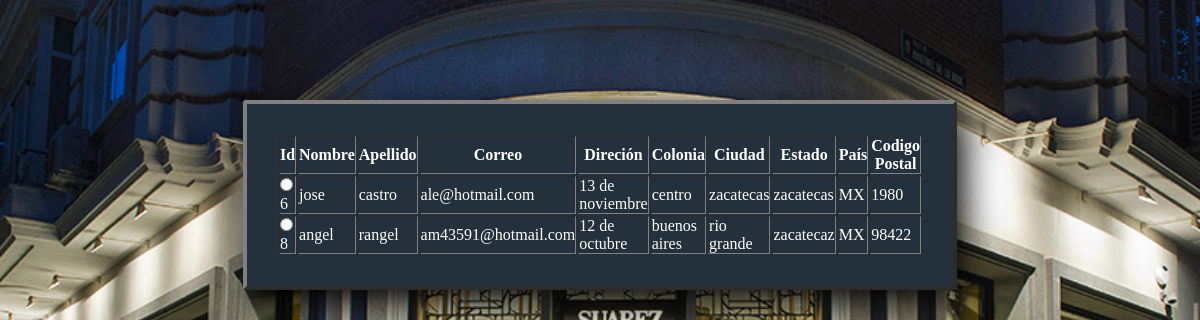
Screenshot of /suarezAdmin/conexion/modificarUsuarios.php with the database file from the repository.
### tables this page shows
CREATE TABLE IF NOT EXISTS `usuario` (
  `idusuario` int NOT NULL AUTO_INCREMENT,
  `nombre` varchar(45) DEFAULT NULL,
  `apellido` varchar(45) DEFAULT NULL,
  `correo` varchar(45) DEFAULT NULL,
  `direcion` varchar(45) DEFAULT NULL,
  `colonia` varchar(45) DEFAULT NULL,
  `ciudad` varchar(45) DEFAULT NULL,
  `estado` varchar(45) DEFAULT NULL,
  `pais` varchar(45) DEFAULT NULL,
  `cp` varchar(45) DEFAULT NULL,
  `tipousuario_idtipousuario` int NOT NULL,
  `contrasena` varchar(45) NOT NULL,
  PRIMARY KEY (`idusuario`),
  KEY `fk_usuario_tipousuario1_idx` (`tipousuario_idtipousuario`)
);

### suarezAdmin/conexion/DAOusuarios.php (called while the page is built, shortened)
<?php
    include_once "conexion.php";
    include_once "usuarios.php";
    class DAOusuarios
    {
		public function listarUsuarios()
		{
			$mysql = new MysqlConector();
			$consulta = "SELECT * FROM usuario WHERE tipousuario_idtipousuario = 1";
			$mysql->conectar();
			$registros = $mysql->ejecutarConsulta($consulta);
	    	$cont = 0;
	    	while ($registro = mysqli_fetch_array($registros)) {
	    		$mUsuario = new Usuarios();
	    		$mUsuario->ponerId($registro['idusuario']);
	    		$mUsuario->ponerNombre($registro['nombre']);
	    		$mUsuario->ponerApellido($registro['apellido']);
	    		$mUsuario->ponerCorreo($registro['correo']);
	    		$mUsuario->ponerDirecion($registro['direcion']);
	    		$mUsuario->PonerColonia($registro['colonia']);
	    		$mUsuario->ponerCiudad($registro['ciudad']);
	    		$mUsuario->ponerEstado($registro['estado']);
	    		$mUsuario->ponerPais($registro['pais']);
	    		$mUsuario->ponerCodigoPostal($registro['cp']);
	    		$this->usuarios[$cont] = $mUsuario;
	    		$cont++;
	    	}
	   		 return $this->usuarios;
		}
    }
?>

### suarezAdmin/conexion/conexion.php (called while the page is built, shortened)
<?php
    class MysqlConector {
	private $servidor;
	private $usuario;
	private $clave;
	private $bd;
	var $conexion;
	function __construct(){
	    $this->servidor = "localhost";
	    $this->usuario = "root";
	    $this->clave = "";
	    $this->bd = "suarezbd";
	}
	public function conectar(){
	    $this->conexion = mysqli_connect($this->servidor, $this->usuario, $this->clave, $this->bd);
	}
	public function ejecutarConsulta($consulta){
	    $resultado = mysqli_query($this->conexion, $consulta) or die (mysqli_error($this->conexion));
	    return $resultado;
	}
	public function desconectar(){
	    $this->conexion = null;
	}
    }
?>

### suarezAdmin/conexion/usuarios.php (called while the page is built, shortened)
<?php
    class Usuarios
    {
		private $id;
		private $nombre;
		private $apellido;
		private $correo;
		private $direcion;
		private $colonia;
		private $ciudad;
		private $estado;
		private $pais;
		private $codigoPostal;
		function __construct()
		{
		    $this->id = 0;
		    $this->nombre = null;
		    $this->apellido = null;
		    $this->correo = null;
		    $this->direcion = null;
		    $this->colonia = null;
		    $this->ciudad = null;
		    $this->estado = null;
		    $this->pais = null;
		    $this->codigoPostal = null;
		}
		public function obtenerId()
		{
		    return $this->id;
		}
		public function ponerId($nuevoId)
		{
		    $this->id = $nuevoId;
		}
		public function obtenerNombre()
		{
		    return $this->nombre;
		}
		public function ponerNombre($nuevoNombre)
		{
		    $this->nombre = $nuevoNombre;
		}
		public function obtenerApellido()
		{
			return $this->apellido;
		}
		public function ponerApellido($nuevoApellido)
		{
			$this->apellido = $nuevoApellido;
		}
		public function obtenerCorreo()
		{
		    return $this->correo;
		}
		public function ponerCorreo($nuevoCorreo)
		{
		    $this->correo = $nuevoCorreo;
		}
		public function obtenerDirecion()
		{
			return $this->direcion;
		}
		public function ponerDirecion($nuevaDirecion)
		{
			$this->direcion = $nuevaDirecion;
		}
		public function obtenerColonia()
		{
			return $this->colonia;
		}
		public function ponerColonia($nuevaColonia)
		{
			$this->colonia = $nuevaColonia;
		}
		public function obtenerCiudad()
		{
			return $this->ciudad;
		}
		public function ponerCiudad($nuevaCiudad)
		{
			$this->ciudad = $nuevaCiudad;
		}
		public function obtenerEstado()
		{
			return $this->estado;
		}
		public function ponerEstado($nuevoEstado)
		{
			$this->estado = $nuevoEstado;
		}
		public function obtenerPais()
		{
			return $this->pais;
		}
		public function ponerPais($nuevoPais)
		{
			$this->pais = $nuevoPais;
		}
		public function obtenerCodigoPostal()
		{
			return $this->codigoPostal;
		}
		public function ponerCodigoPostal($nuevoCodigoPostal)
		{
			$this->codigoPostal = $nuevoCodigoPostal;
		}
    }
?>

### suarezAdmin/conexion/modificarUsuarios.php (the view, shortened to what this page needs)
<!DOCTYPE html>
<HTML lang="en">
    <HEAD>
		<link rel="stylesheet" type="text/css" href="forms.css">
    </head>
    <BODY>
	<?php
	include_once "DAOusuarios.php";
	include_once "usuarios.php";
	if(!isset($_GET['id'])){
	    $daoUsuarios = new DAOusuarios();
	    $usuarios = $daoUsuarios->listarUsuarios();
	    ?>
	<FORM method='GET' action='modificarUsuarios.php' name="modificarUsuarios" onsubmit="return ValidarUsuarios2();">
		<?php
	    echo "<TABLE class='registro' border='4'>";
	    	?>
			<tr>
				<th>Id</th>
				<th>Nombre</th>
				<th>Apellido</th>
				<th>Correo</th>
				<th>Direci&oacute;n</th>
				<th>Colonia</th>
				<th>Ciudad</th>
				<th>Estado</th>
				<th>Pa&iacute;s</th>
				<th>Codigo Postal</th>
			</tr>
		<?php
	    for($i=0; $i < count($usuarios); $i++){
		$c = $usuarios[$i];
		echo "<TR>";
		echo "<TD><INPUT type='radio' onclick='mostrar();' name='id' value='".$c->obtenerId()."'>".$c->obtenerId()."</td>
			<TD>".
				$c->obtenerNombre()."
			</td>
			<TD>
				".$c->obtenerApellido()."
			</td>
			<TD>
				".$c->obtenerCorreo()."
			</td>
			<TD>
				".$c->obtenerDirecion()."
			</td>
			<TD>
				".$c->obtenerColonia()."
			</td>
			<TD>
				".$c->obtenerCiudad()."
			</td>
			<TD>
				".$c->obtenerEstado()."
			</td>
			<TD>
				".$c->obtenerPais()."
			</td>
			<TD>
				".$c->obtenerCodigoPostal()."
			</td>";
		echo "</tr>";
	    }
	    echo "</table>";
		?>
	<?php
	echo "</form>";
	}
	?>
    </body>
</html>

### suarezAdmin/conexion/forms.css (style rules this page uses)
* { margin: 0; padding: 0; box-sizing: border-box; }
body { background-image: url(wall/back.jpg); }
.registro { width: 400px; background: #24303c; padding: 30px; margin: auto; margin-top: 100px; border-radius: 4px; font-family: 'calibri'; color: white; box-shadow: 7px 13px 37px #000; }
.registro td { width: 1000px; height: auto; }

### rows the page displays
usuario: idusuario "6", nombre "jose", apellido "castro", correo "ale@hotmail.com", direcion "13 de noviembre", colonia "centro", ciudad "zacatecas", estado "zacatecas", pais "MX", cp "1980"
usuario: idusuario "8", nombre "angel", apellido "rangel", correo "am43591@hotmail.com", direcion "12 de octubre", colonia "buenos aires", ciudad "rio grande", estado "zacatecaz", pais "MX", cp "98422"
